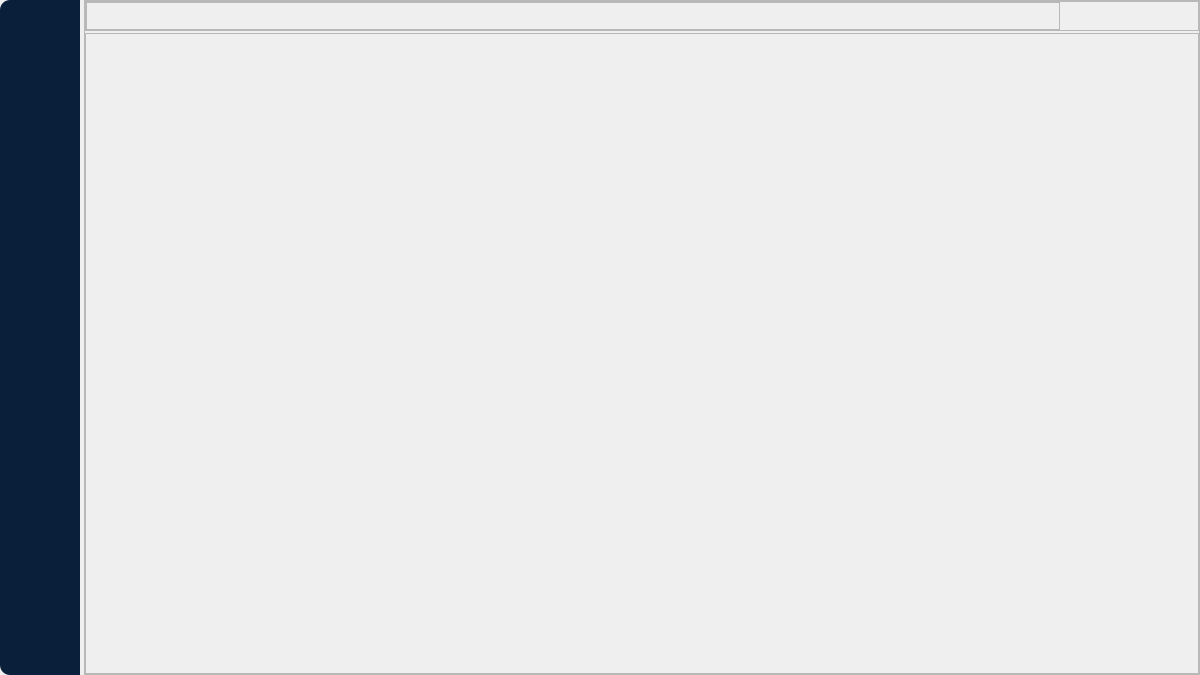
<?xml version="1.0" encoding="UTF-8"?>
<ui version="4.0">
 <class>BaseForm</class>
 <widget class="QWidget" name="BaseForm">
  <property name="geometry">
   <rect>
    <x>0</x>
    <y>0</y>
    <width>1200</width>
    <height>675</height>
   </rect>
  </property>
  <property name="windowTitle">
   <string>Form</string>
  </property>
  <property name="styleSheet">
   <string notr="true">#BaseForm
{
	border-radius:10px;
}</string>
  </property>
  <layout class="QHBoxLayout" name="horizontalLayout">
   <property name="spacing">
    <number>4</number>
   </property>
   <property name="leftMargin">
    <number>0</number>
   </property>
   <property name="topMargin">
    <number>0</number>
   </property>
   <property name="rightMargin">
    <number>0</number>
   </property>
   <property name="bottomMargin">
    <number>0</number>
   </property>
   <item>
    <widget class="QFrame" name="MainFrame">
     <property name="styleSheet">
      <string notr="true">#MainFrame{
	border-image: url(:/images/back1.png);
	border-radius:10px;
}</string>
     </property>
     <property name="frameShape">
      <enum>QFrame::StyledPanel</enum>
     </property>
     <property name="frameShadow">
      <enum>QFrame::Raised</enum>
     </property>
     <layout class="QHBoxLayout" name="horizontalLayout_3">
      <property name="spacing">
       <number>4</number>
      </property>
      <property name="leftMargin">
       <number>0</number>
      </property>
      <property name="topMargin">
       <number>0</number>
      </property>
      <property name="rightMargin">
       <number>0</number>
      </property>
      <property name="bottomMargin">
       <number>0</number>
      </property>
      <item>
       <widget class="QFrame" name="MenuFrame">
        <property name="sizePolicy">
         <sizepolicy hsizetype="Preferred" vsizetype="Preferred">
          <horstretch>0</horstretch>
          <verstretch>0</verstretch>
         </sizepolicy>
        </property>
        <property name="minimumSize">
         <size>
          <width>60</width>
          <height>0</height>
         </size>
        </property>
        <property name="maximumSize">
         <size>
          <width>80</width>
          <height>16777215</height>
         </size>
        </property>
        <property name="styleSheet">
         <string notr="true">#MenuFrame{
	color: rgb(255, 255, 255);
	border-top-left-radius: 10px;
	border-bottom-left-radius: 10px;
	background-color: rgb(10, 31, 57);
}</string>
        </property>
        <property name="frameShape">
         <enum>QFrame::StyledPanel</enum>
        </property>
        <property name="frameShadow">
         <enum>QFrame::Raised</enum>
        </property>
       </widget>
      </item>
      <item>
       <widget class="QFrame" name="HomeFrame">
        <property name="styleSheet">
         <string notr="true"/>
        </property>
        <property name="frameShape">
         <enum>QFrame::StyledPanel</enum>
        </property>
        <property name="frameShadow">
         <enum>QFrame::Raised</enum>
        </property>
        <layout class="QVBoxLayout" name="verticalLayout">
         <property name="spacing">
          <number>2</number>
         </property>
         <property name="leftMargin">
          <number>0</number>
         </property>
         <property name="topMargin">
          <number>0</number>
         </property>
         <property name="rightMargin">
          <number>0</number>
         </property>
         <property name="bottomMargin">
          <number>0</number>
         </property>
         <item>
          <widget class="QFrame" name="frame_tital">
           <property name="minimumSize">
            <size>
             <width>0</width>
             <height>20</height>
            </size>
           </property>
           <property name="maximumSize">
            <size>
             <width>16777215</width>
             <height>30</height>
            </size>
           </property>
           <property name="styleSheet">
            <string notr="true"/>
           </property>
           <property name="frameShape">
            <enum>QFrame::StyledPanel</enum>
           </property>
           <property name="frameShadow">
            <enum>QFrame::Raised</enum>
           </property>
           <property name="lineWidth">
            <number>0</number>
           </property>
           <layout class="QHBoxLayout" name="horizontalLayout_2">
            <property name="spacing">
             <number>6</number>
            </property>
            <property name="leftMargin">
             <number>0</number>
            </property>
            <property name="topMargin">
             <number>0</number>
            </property>
            <property name="rightMargin">
             <number>0</number>
            </property>
            <property name="bottomMargin">
             <number>0</number>
            </property>
            <item>
             <widget class="QFrame" name="tital_move_frame">
              <property name="frameShape">
               <enum>QFrame::StyledPanel</enum>
              </property>
              <property name="frameShadow">
               <enum>QFrame::Raised</enum>
              </property>
              <property name="lineWidth">
               <number>0</number>
              </property>
             </widget>
            </item>
            <item>
             <widget class="QToolButton" name="Min_Button">
              <property name="minimumSize">
               <size>
                <width>40</width>
                <height>30</height>
               </size>
              </property>
              <property name="styleSheet">
               <string notr="true">QToolButton {
	color: rgb(255, 255, 255);
	background-color: rgba(94, 255, 210, 0);
	border: none;
}

QToolButton::menu-indicator { 
	image: None;
}

 
QToolButton:hover {
	color: rgb(255, 255, 255);
	
	background-color: rgba(45, 45, 45, 200);
	border: none;
}</string>
              </property>
              <property name="text">
               <string/>
              </property>
              <property name="icon">
               <iconset resource="../resouarce.qrc">
                <normaloff>:/images/icon-minus3.png</normaloff>:/images/icon-minus3.png</iconset>
              </property>
             </widget>
            </item>
            <item>
             <widget class="QToolButton" name="Max_Button">
              <property name="minimumSize">
               <size>
                <width>40</width>
                <height>30</height>
               </size>
              </property>
              <property name="styleSheet">
               <string notr="true">QToolButton {
	color: rgb(255, 255, 255);
	background-color: rgba(94, 255, 210, 0);
	border: none;
}

QToolButton::menu-indicator { 
	image: None;
}

 
QToolButton:hover {
	color: rgb(255, 255, 255);
	
	background-color: rgba(45, 45, 45, 200);
	border: none;
}</string>
              </property>
              <property name="text">
               <string/>
              </property>
              <property name="icon">
               <iconset resource="../resouarce.qrc">
                <normaloff>:/images/Icon_max4.png</normaloff>:/images/Icon_max4.png</iconset>
              </property>
             </widget>
            </item>
            <item>
             <widget class="QToolButton" name="Close_Button">
              <property name="minimumSize">
               <size>
                <width>40</width>
                <height>30</height>
               </size>
              </property>
              <property name="styleSheet">
               <string notr="true">QToolButton {
	color: rgb(255, 255, 255);
	border-top-right-radius: 9px;
	background-color: rgba(94, 255, 210, 0);
	border: none;
}

QToolButton::menu-indicator { 
	image: None;
}

 
QToolButton:hover {
	color: rgb(255, 255, 255);
	
	background-color: rgb(200, 0, 0);
	border: none;
}</string>
              </property>
              <property name="text">
               <string/>
              </property>
              <property name="icon">
               <iconset resource="../resouarce.qrc">
                <normaloff>:/images/icon-close8.png</normaloff>:/images/icon-close8.png</iconset>
              </property>
             </widget>
            </item>
           </layout>
          </widget>
         </item>
         <item>
          <widget class="QFrame" name="frame">
           <property name="frameShape">
            <enum>QFrame::StyledPanel</enum>
           </property>
           <property name="frameShadow">
            <enum>QFrame::Raised</enum>
           </property>
          </widget>
         </item>
        </layout>
       </widget>
      </item>
     </layout>
    </widget>
   </item>
  </layout>
 </widget>
 <resources>
  <include location="../resouarce.qrc"/>
 </resources>
 <connections/>
</ui>
